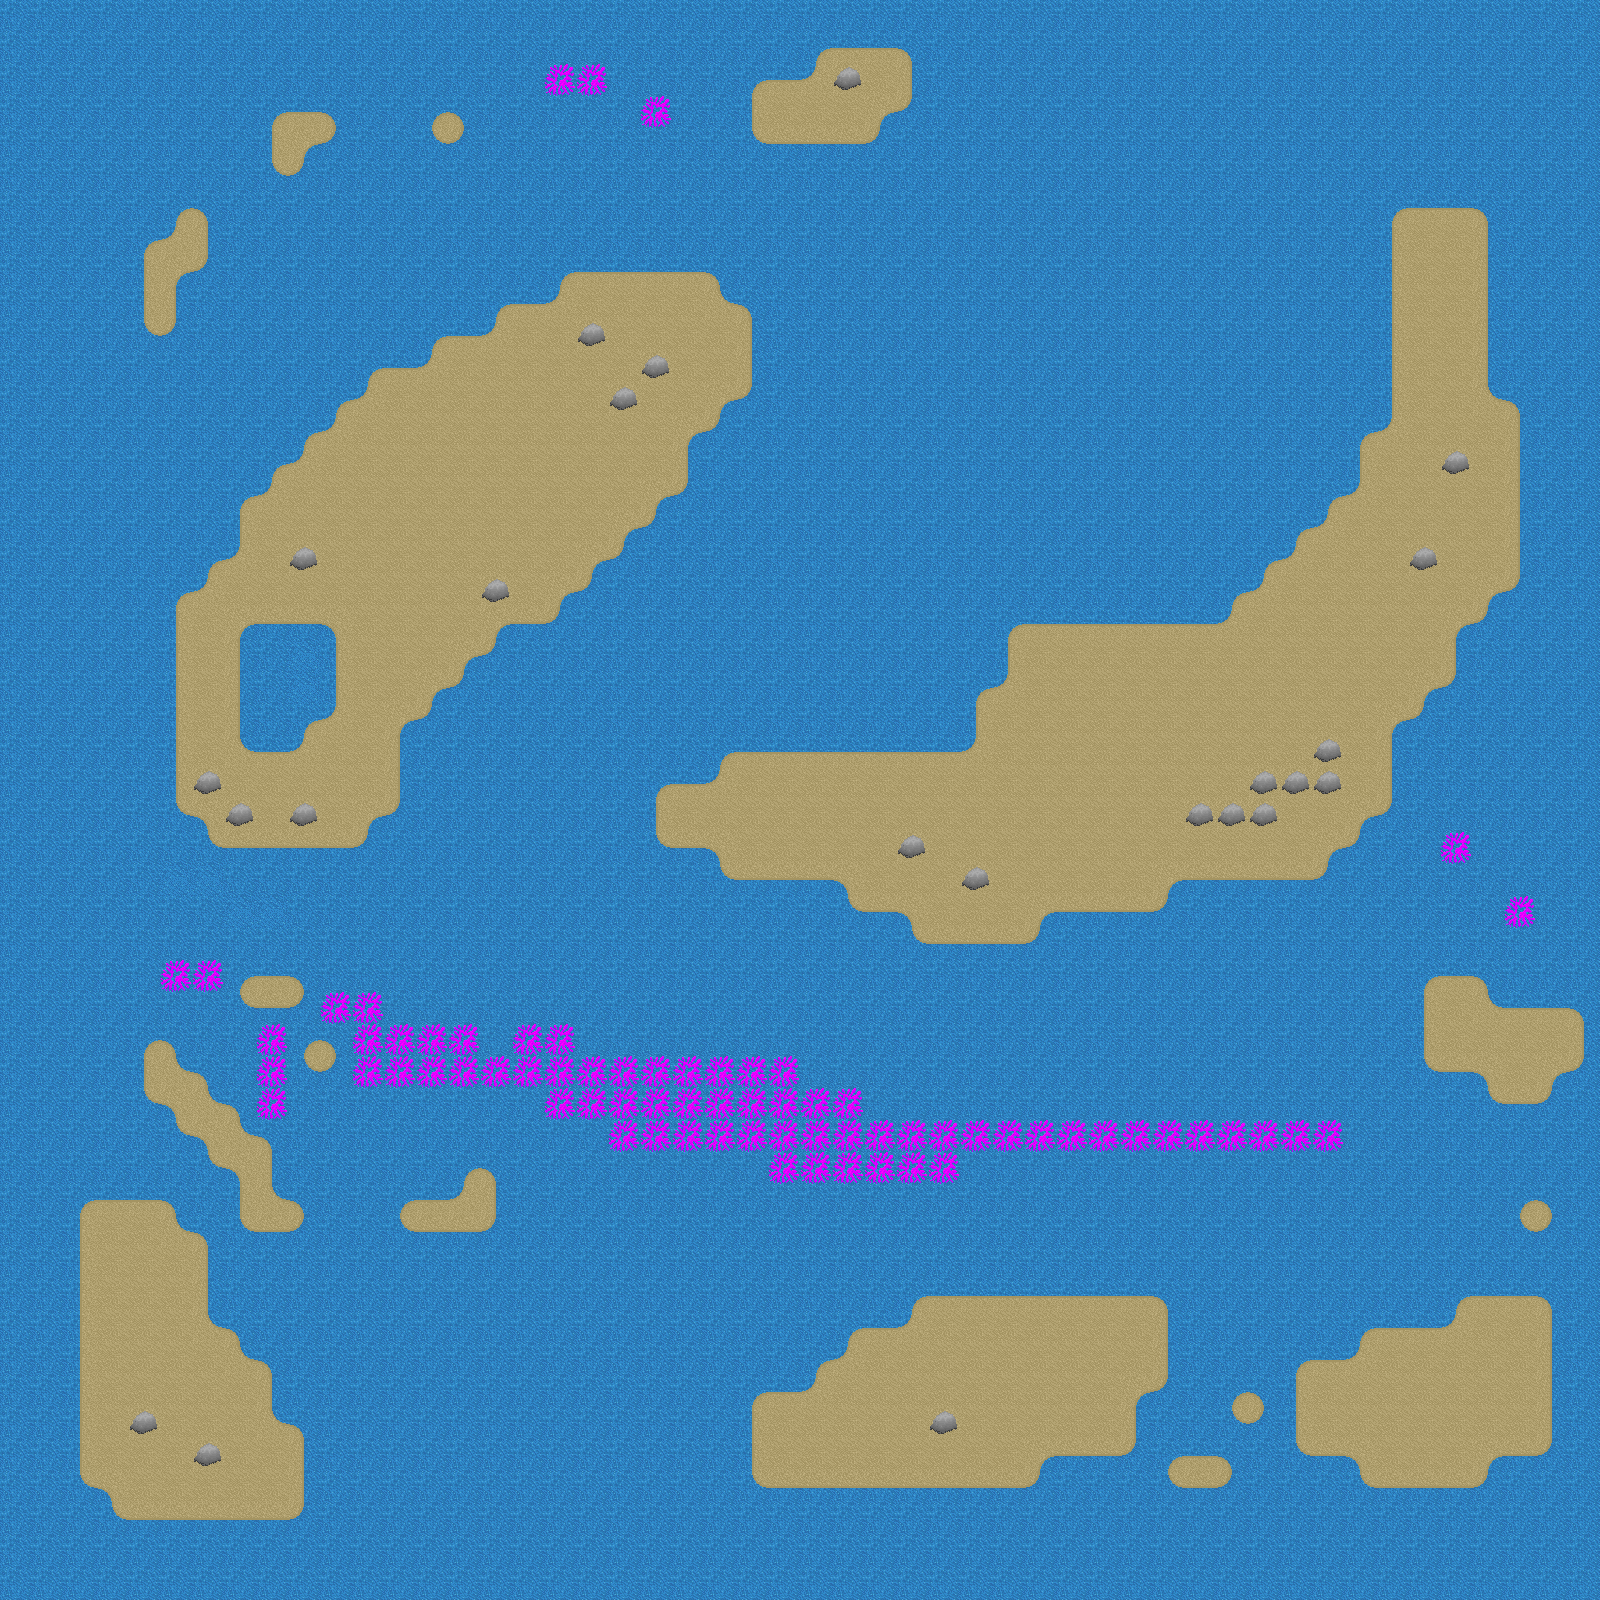

A 2D game scene composited from a Tiled map and its tileset images. What follows is a short description and the map's XML, with each tile layer's data collapsed to a summary:
An orthogonal 50x50 tile map with 32x32 px tiles, 1 tile layer (terrain), 2 tilesets and 63 objects.

<map version="1.0" orientation="orthogonal" renderorder="left-up" width="50" height="50" tilewidth="32" tileheight="32" nextobjectid="133">
 <properties>
  <property name="krakenpoints" value="250" />
  <property name="levelname" value="Test Level" />
 </properties>
 <tileset firstgid="1" name="Tileset" tilewidth="32" tileheight="32">
  <image source="Tileset.png" width="288" height="96" />
  <terraintypes>
   <terrain name="Water" tile="9" />
   <terrain name="Sand" tile="12" />
  </terraintypes>
  <tile id="0" terrain="1,1,1,0" />
  <tile id="1" terrain="1,1,0,0" />
  <tile id="2" terrain="1,1,0,1" />
  <tile id="3" terrain="0,0,0,1" />
  <tile id="4" terrain="0,0,1,1" />
  <tile id="5" terrain="0,0,1,0" />
  <tile id="6" terrain="0,0,0,0" />
  <tile id="8" terrain="1,0,1,0" />
  <tile id="9" terrain="0,0,0,0" />
  <tile id="10" terrain="0,1,0,1" />
  <tile id="11" terrain="0,1,0,1" />
  <tile id="13" terrain="1,0,1,0" />
  <tile id="14" terrain="1,1,1,1" />
  <tile id="16" terrain="1,0,1,1" />
  <tile id="17" terrain="0,0,1,1" />
  <tile id="18" terrain="0,1,1,1" />
  <tile id="19" terrain="0,1,0,0" />
  <tile id="20" terrain="1,1,0,0" />
  <tile id="21" terrain="1,0,0,0" />
 </tileset>
 <tileset firstgid="28" name="Entities" tilewidth="32" tileheight="32">
  <image source="entities.png" width="512" height="256" />
  <tile id="0">
   <properties>
    <property name="type" value="EntityPlayer" />
   </properties>
  </tile>
  <tile id="1">
   <properties>
    <property name="type" value="EntityFish" />
   </properties>
  </tile>
  <tile id="2">
   <properties>
    <property name="type" value="EntityTurtle" />
   </properties>
  </tile>
  <tile id="4">
   <properties>
    <property name="type" value="EntityGunTower" />
   </properties>
  </tile>
  <tile id="5">
   <properties>
    <property name="type" value="EntityPirateCannon" />
   </properties>
  </tile>
  <tile id="9">
   <properties>
    <property name="type" value="EntityOrca" />
   </properties>
  </tile>
  <tile id="101">
   <properties>
    <property name="type" value="EntityPirateBase" />
   </properties>
  </tile>
 </tileset>
 <layer name="terrain" width="50" height="50">
  <data>[2500 cells, 2500 non-empty, 21 distinct tile ids]</data>
 </layer>
 <objectgroup name="paths">
  <object id="3" x="522" y="1652">
   <properties>
    <property name="next" value="17,18" />
   </properties>
   <polyline points="22.6667,-58.6667 50,-272 268,-392 530,-424 830,-414 904,-466 898,-538 766,-636 454,-620 334,-646 66,-714" />
  </object>
  <object id="17" x="585" y="937">
   <properties>
    <property name="next" value="" />
   </properties>
   <polyline points="0,0 -57,-105 -8,-216 151,-330 280,-426 486,-616" />
  </object>
  <object id="18" x="584" y="937">
   <properties>
    <property name="next" value="" />
   </properties>
   <polyline points="0,0 -200,-9 -405,-26 -501,-102 -515,-244 -493,-416 -359,-559 -197,-697 12,-761 185,-726 488,-618" />
  </object>
 </objectgroup>
 <objectgroup name="entities">
  <object id="4" gid="28" x="496" y="1482" width="32" height="32" />
  <object id="7" gid="32" x="932" y="1384" width="32" height="32" />
  <object id="8" gid="32" x="1061" y="1364.5" width="32" height="32" />
  <object id="9" gid="32" x="1026" y="861" width="32" height="32" />
  <object id="10" gid="32" x="799" y="831.333" width="32" height="32" />
  <object id="11" gid="32" x="1186" y="709" width="32" height="32" />
  <object id="12" gid="32" x="1394.67" y="1389.33" width="32" height="32" />
  <object id="13" gid="32" x="1449.5" y="1048.33" width="32" height="32" />
  <object id="14" gid="32" x="1322.67" y="608" width="32" height="32" />
  <object id="15" gid="32" x="432.667" y="649.667" width="32" height="32" />
  <object id="19" gid="32" x="1061" y="764" width="32" height="32" />
  <object id="94" gid="129" x="1056" y="336" width="32" height="32" />
  <object id="120" gid="32" x="324.5" y="782.5" width="32" height="32" />
  <object id="122" gid="32" x="1384" y="476" width="32" height="32" />
  <object id="124" gid="32" x="700.5" y="346.5" width="32" height="32" />
  <object id="125" gid="32" x="673.5" y="831" width="32" height="32" />
  <object id="126" gid="32" x="956.5" y="808.5" width="32" height="32" />
  <object id="127" gid="32" x="771" y="133.5" width="32" height="32" />
  <object id="128" gid="32" x="1504" y="1088.5" width="32" height="32" />
  <object id="129" gid="33" x="589" y="512.5" width="32" height="32" />
  <object id="131" gid="33" x="1042" y="679.5" width="32" height="32" />
  <object id="132" gid="33" x="831.5" y="130" width="32" height="32" />
 </objectgroup>
 <objectgroup name="physics">
  <object id="22" x="160" y="960">
   <polygon points="0,0 0,32 64,32 64,0" />
  </object>
  <object id="24" x="256" y="1024">
   <polygon points="0,0 0,96 32,96 32,0" />
  </object>
  <object id="25" x="320" y="992">
   <polygon points="0,0 0,32 64,32 64,0" />
  </object>
  <object id="27" x="352" y="1024">
   <polygon points="0,0 0,64 128,64 128,0" />
  </object>
  <object id="31" x="480" y="1056">
   <polygon points="0,0 0,32 64,32 64,0" />
  </object>
  <object id="32" x="512" y="1024">
   <polygon points="0,0 0,32 64,32 64,0" />
  </object>
  <object id="33" x="544" y="1056">
   <polygon points="0,0 0,64 256,64 256,0" />
  </object>
  <object id="34" x="608" y="1120">
   <polygon points="0,0 0,32 160,32 160,0" />
  </object>
  <object id="35" x="800" y="1088">
   <polygon points="0,0 0,32 64,32 64,0" />
  </object>
  <object id="36" x="768" y="1120">
   <polygon points="0,0 0,64 192,64 192,0" />
  </object>
  <object id="37" x="960" y="1120">
   <polygon points="0,0 0,32 384,32 384,0" />
  </object>
  <object id="38" x="1440" y="832">
   <polygon points="0,0 0,32 32,32 32,0" />
  </object>
  <object id="39" x="1504" y="896">
   <polygon points="0,0 0,32 32,32 32,0" />
  </object>
  <object id="40" x="544" y="64">
   <polygon points="0,0 0,32 64,32 64,0" />
  </object>
  <object id="41" x="640" y="96">
   <polygon points="0,0 0,32 32,32 32,0" />
  </object>
  <object id="97" x="930.75" y="1426.75">
   <polygon points="0,0 6.25,-11.25 14.75,-15.75 22.375,-11.875 26.375,1.5 9.125,7.5" />
  </object>
  <object id="98" x="194.75" y="1459">
   <polygon points="0,0 6.25,-11.25 14.75,-15.75 22.375,-11.875 26.375,1.5 9.125,7.5" />
  </object>
  <object id="99" x="130.5" y="1427.12">
   <polygon points="0,0 6.25,-11.25 14.75,-15.75 22.375,-11.875 26.375,1.5 9.125,7.5" />
  </object>
  <object id="100" x="194.75" y="786.875">
   <polygon points="0,0 6.25,-11.25 14.75,-15.75 22.375,-11.875 26.375,1.5 9.125,7.5" />
  </object>
  <object id="101" x="226.625" y="818.875">
   <polygon points="0,0 6.25,-11.25 14.75,-15.75 22.375,-11.875 26.375,1.5 9.125,7.5" />
  </object>
  <object id="102" x="290.25" y="818.875">
   <polygon points="0,0 6.25,-11.25 14.75,-15.75 22.375,-11.875 26.375,1.5 9.125,7.5" />
  </object>
  <object id="103" x="898.75" y="851.125">
   <polygon points="0,0 6.25,-11.25 14.75,-15.75 22.375,-11.875 26.375,1.5 9.125,7.5" />
  </object>
  <object id="104" x="963.25" y="882.75">
   <polygon points="0,0 6.25,-11.25 14.75,-15.75 22.375,-11.875 26.375,1.5 9.125,7.5" />
  </object>
  <object id="105" x="1186.62" y="819.375">
   <polygon points="0,0 6.25,-11.25 14.75,-15.75 22.375,-11.875 26.375,1.5 9.125,7.5" />
  </object>
  <object id="106" x="1218.38" y="819.125">
   <polygon points="0,0 6.25,-11.25 14.75,-15.75 22.375,-11.875 26.375,1.5 9.125,7.5" />
  </object>
  <object id="107" x="1251" y="819">
   <polygon points="0,0 6.25,-11.25 14.75,-15.75 22.375,-11.875 26.375,1.5 9.125,7.5" />
  </object>
  <object id="108" x="1250.25" y="786.75">
   <polygon points="0,0 6.25,-11.25 14.75,-15.75 22.375,-11.875 26.375,1.5 9.125,7.5" />
  </object>
  <object id="109" x="1282.88" y="786.625">
   <polygon points="0,0 6.25,-11.25 14.75,-15.75 22.375,-11.875 26.375,1.5 9.125,7.5" />
  </object>
  </objectgroup>
</map>
<!-- 10 of 63 objects omitted -->